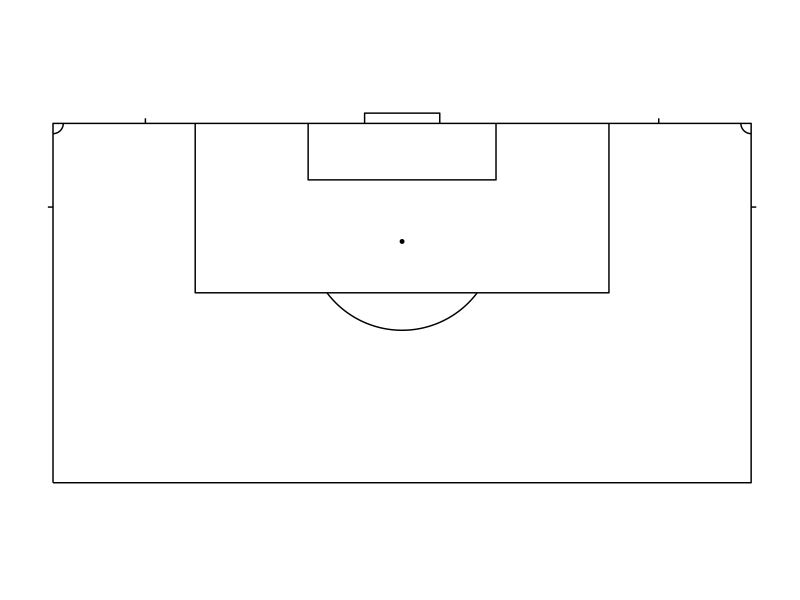

Write the R code that produced this figure.
library('ggplot2')
library('ggthemes')
ggplot(data=data.frame(x=1,y=1),aes(x,y))+
  ###pitch:
  geom_path(data=data.frame(x=c(0,0,68,68,0),y=c(0,35,35,0,0)))+
  ##penalty spot:
  geom_point(aes(x = 34, y = 23.5), size = 1) +
  ###penalty arc:
  geom_path(data=data.frame(x=c(-7300:(-1)/1000,1:7300/1000)+34,y=-c(sqrt(9.15^2-c(-7300:(-1)/1000,1:7300/1000)^2))+24),aes(x=x,y=y))+
  ###corner arc:
  geom_path(data=data.frame(x=c(0:1000/1000),y=c(35-sqrt(1^2-c(0:1000/1000)^2))),aes(x=x,y=y))+
  geom_path(data=data.frame(x=c(0:1000/1000)+67,y=c(35-sqrt(1^2-c(-1000:0/1000)^2))),aes(x=x,y=y))+
  ###corner lines:
  geom_path(data=data.frame(x=c(0,-0.5),y=c(26.85, 26.85)))+
  geom_path(data=data.frame(x=c(68,68.5),y=c(26.85, 26.85)))+
  geom_path(data=data.frame(x=c(9,9),y=c(35, 35.5)))+
  geom_path(data=data.frame(x=c(59,59),y=c(35, 35.5)))+
  ###6-yard box:
  geom_path(data=data.frame(x=c(24.85,24.85,43.15,43.15),y=c(35,29.5,29.5,35)))+
  ###goal
  geom_path(data=data.frame(x=c(30.35,30.35,37.67,37.67),y=c(35,36,36,35)))+
  ###penalty area:
  geom_path(data=data.frame(x=c(13.85,13.85,54.15,54.15),y=c(35,18.5,18.5,35)))+
  ###fix aspect ratio to 1:1
  coord_fixed() +
  ###remove all non-geom elements
  theme_solid()
